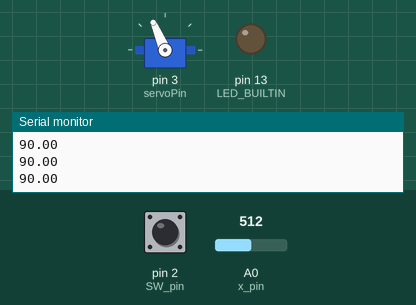
This sketch was run on a simulated Arduino Uno, built with avr-gcc and run on an emulated ATmega328P. Parts: servo, output pins drawn as LEDs (lit = HIGH), the last lines printed to the serial monitor. Inputs (shaded band) come from the test bench; at power-on: A0 (x_pin) = 512, pin 2 (SW_pin) HIGH.

Above: at 1.2 s.
1.3 s: A0 (x_pin) set to 499
2.8 s: A0 (x_pin) set to 473
4.3 s: A0 (x_pin) set to 447
At 5.39 s:
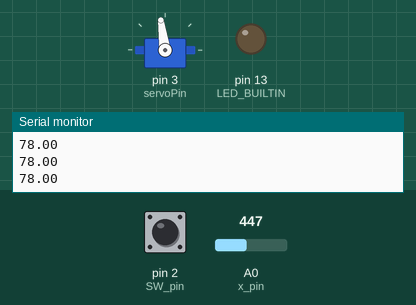
7.3 s: pin 2 (SW_pin) pulled LOW for 0.3 s
At 7.64 s:
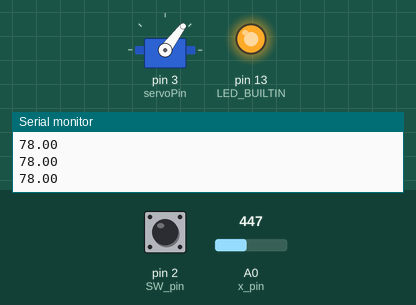
10.3 s: pin 2 (SW_pin) pulled LOW for 1 s
At 12.1 s:
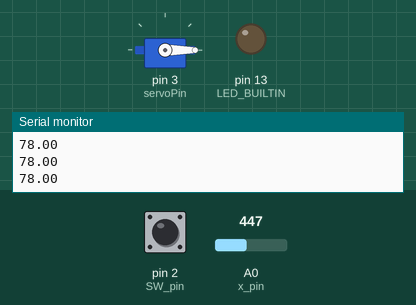
13.0 s: pin 2 (SW_pin) pulled LOW for 3.2 s
At 13.4 s:
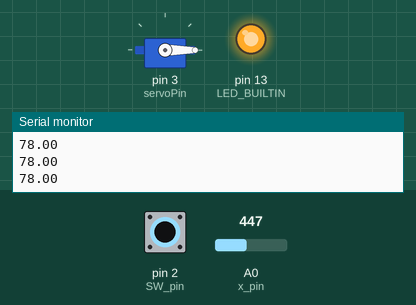
Timing chart, 0 to 17.8 s (numbered marks = the images above; inputs shaded):
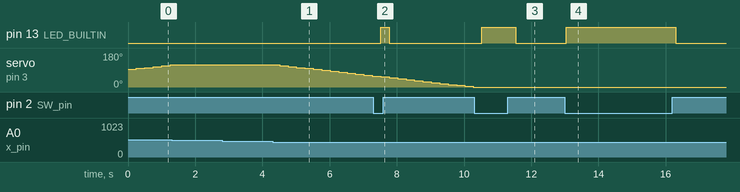

Measured:
- after the input at 1.3 s, servo on pin 3 (servoPin): stays 118° (without the input it goes to 123° after 0.20 s)
- after the input at 4.3 s, servo on pin 3 (servoPin): moves from 118° to 58° over 2.8 s, starting after 0.21 s
- after the input at 7.3 s, pin 13 (LED_BUILTIN): LOW → HIGH after 0.22 s, → LOW 0.25 s later
- after the input at 10.3 s, pin 13 (LED_BUILTIN): LOW → HIGH after 0.23 s, → LOW 1.0 s later
- after the input at 13.0 s, pin 13 (LED_BUILTIN): LOW → HIGH at once, → LOW 3.3 s later

The sketch:

P12_moverServoConJoystick.ino
```cpp
// pines del Joystick en Arduino
const int SW_pin = 2;//boton
const int x_pin = 0; //A0
const int Y_pin = 1; //A1
unsigned int angulo = 88; // inicializar angulo 90 aprox
int offset = 5;  //control del offset para aumentar o decrementar el ángulo

// pin del servoMotor
#define servoPin 3                   //Pin 3

//Servomotor
#include <Servo.h>                   //Librería para servomotor
Servo servo;                         //Activar pines PWM
int minPulse = 500;                  //1.1 segundos de pulso mínimo lo que equivale en grados equivale a 0° (apróximadamente)
int maxPulse = 2400;                 //2 segundos de pulso máximo lo que equivale en grados equivale a 180°


void setup() {
  Serial.begin(9600);
  //Botón Joystick
  pinMode(SW_pin, INPUT_PULLUP);
  //LED 13 como salida
  pinMode(LED_BUILTIN, OUTPUT);

  pinMode(servoPin, OUTPUT);
  servo.attach(servoPin, minPulse, maxPulse); // se inicializa el servomotor con los pulsos
}

void loop() {
  // mover el servo de acuerdo al eje X
  float ejeX = analogRead(x_pin);
  ejeX = map(ejeX, 0, 1023, 0, 180);

  //Posicionamiento del servo
   if(ejeX < 80){
    angulo = angulo - offset;
   }
   else if(ejeX >= 90){
    angulo = angulo + offset;
   }
   servo.write(angulo);   //Mover el servo
   delayMicroseconds(10);
   Serial.println(ejeX);

  // botón Joystick?
   if (!digitalRead(SW_pin))
         digitalWrite(LED_BUILTIN, HIGH);

   else
         digitalWrite(LED_BUILTIN, LOW);

   delay(250);
}
```
